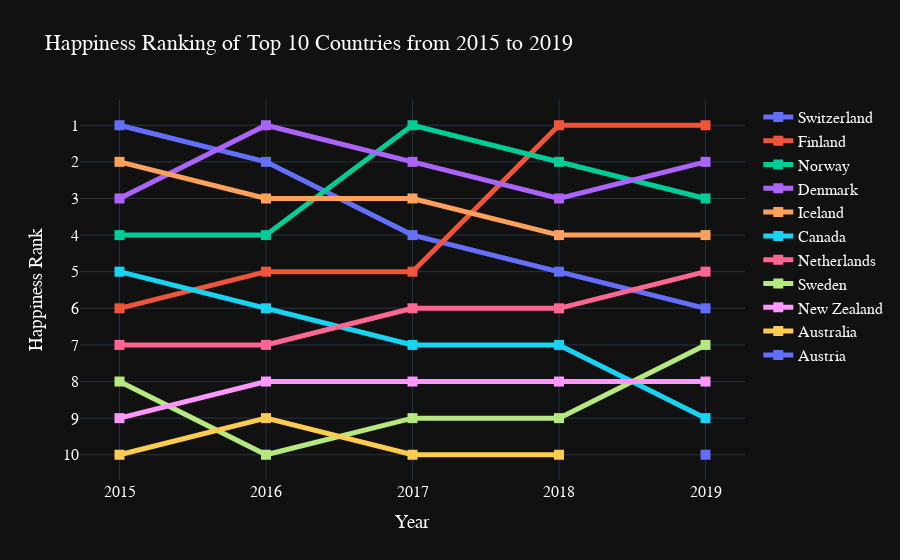

The cell this chart's notebook holds for it:
### Code cell
# Creating a dataframe with only Records of top 10 ranks in each year
df = df_concat.loc[df_concat["Happiness_Rank"] <= 10].sort_values(by=['year'])

# Getting the countries list
countries = df_concat.loc[df_concat["Happiness_Rank"] <= 10]['Country'].unique()

# Creating a figure
fig = go.Figure()

# Looping through each country to plot its ranking from 2015 to 2019
for country in countries: 
    
    # Setting x values as Year and y values as Happiness_Rank from the data frame
    x = df.loc[df['Country']==country]['year']
    y = df.loc[df['Country']==country]['Happiness_Rank']
    
    # Ploting the scatter + lines
    fig.add_trace(go.Scatter(x=x, y=y,
                        mode='markers+lines',
                        line=dict(width=5, dash='solid'),
                        marker=dict(size=10,symbol='square',),
                        name=country),
                 )
    
# Changing the figure style 
fig.update_xaxes(nticks=5)
fig.update_yaxes(tick0=1, dtick=1, autorange = "reversed")
fig.update_layout(
    title="Happiness Ranking of Top 10 Countries from 2015 to 2019",
    xaxis_title="Year",
    yaxis_title="Happiness Rank",
    font=dict(
        family="Courier New, monospace",
        size=16,
        color="#ffffff"
    )
)
import plotly.io as pio
pio.write_image(fig, '../Images/ranking.png')


fig.show()

### Figure 1 — Plotly figure (JSON) as saved in the notebook; plotly's stock layout.template omitted (floating-point values rounded to 4 significant figures)
{"data": [{"line": {"dash": "solid", "width": 5}, "marker": {"size": 10, "symbol": "square"}, "mode": "markers+lines", "name": "Switzerland", "type": "scatter", "x": [2015, 2016, 2017, 2018, 2019], "y": [1, 2, 4, 5, 6]}, {"line": {"dash": "solid", "width": 5}, "marker": {"size": 10, "symbol": "square"}, "mode": "markers+lines", "name": "Finland", "type": "scatter", "x": [2015, 2016, 2017, 2018, 2019], "y": [6, 5, 5, 1, 1]}, {"line": {"dash": "solid", "width": 5}, "marker": {"size": 10, "symbol": "square"}, "mode": "markers+lines", "name": "Norway", "type": "scatter", "x": [2015, 2016, 2017, 2018, 2019], "y": [4, 4, 1, 2, 3]}, {"line": {"dash": "solid", "width": 5}, "marker": {"size": 10, "symbol": "square"}, "mode": "markers+lines", "name": "Denmark", "type": "scatter", "x": [2015, 2016, 2017, 2018, 2019], "y": [3, 1, 2, 3, 2]}, {"line": {"dash": "solid", "width": 5}, "marker": {"size": 10, "symbol": "square"}, "mode": "markers+lines", "name": "Iceland", "type": "scatter", "x": [2015, 2016, 2017, 2018, 2019], "y": [2, 3, 3, 4, 4]}, {"line": {"dash": "solid", "width": 5}, "marker": {"size": 10, "symbol": "square"}, "mode": "markers+lines", "name": "Canada", "type": "scatter", "x": [2015, 2016, 2017, 2018, 2019], "y": [5, 6, 7, 7, 9]}, {"line": {"dash": "solid", "width": 5}, "marker": {"size": 10, "symbol": "square"}, "mode": "markers+lines", "name": "Netherlands", "type": "scatter", "x": [2015, 2016, 2017, 2018, 2019], "y": [7, 7, 6, 6, 5]}, {"line": {"dash": "solid", "width": 5}, "marker": {"size": 10, "symbol": "square"}, "mode": "markers+lines", "name": "Sweden", "type": "scatter", "x": [2015, 2016, 2017, 2018, 2019], "y": [8, 10, 9, 9, 7]}, {"line": {"dash": "solid", "width": 5}, "marker": {"size": 10, "symbol": "square"}, "mode": "markers+lines", "name": "New Zealand", "type": "scatter", "x": [2015, 2016, 2017, 2018, 2019], "y": [9, 8, 8, 8, 8]}, {"line": {"dash": "solid", "width": 5}, "marker": {"size": 10, "symbol": "square"}, "mode": "markers+lines", "name": "Australia", "type": "scatter", "x": [2015, 2016, 2017, 2018], "y": [10, 9, 10, 10]}, {"line": {"dash": "solid", "width": 5}, "marker": {"size": 10, "symbol": "square"}, "mode": "markers+lines", "name": "Austria", "type": "scatter", "x": [2019], "y": [10]}], "layout": {"font": {"color": "#ffffff", "family": "Courier New, monospace", "size": 16}, "title": {"text": "Happiness Ranking of Top 10 Countries from 2015 to 2019"}, "xaxis": {"nticks": 5, "title": {"text": "Year"}}, "yaxis": {"autorange": "reversed", "dtick": 1, "tick0": 1, "title": {"text": "Happiness Rank"}}}}
